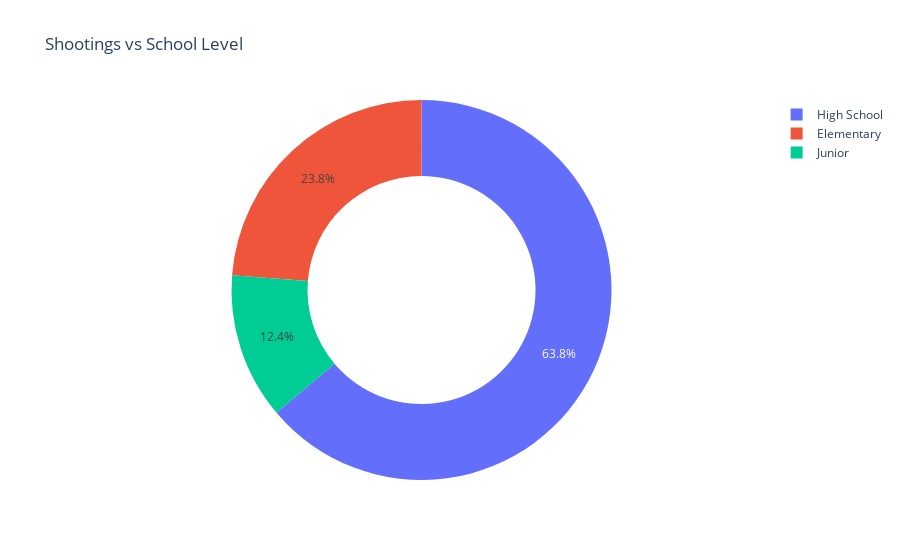

Notebook code for this chart:
### Code cell
px.pie(values=[elem,junior,high],names=['Elementary','Junior','High School'],hole=0.6,title='Shootings vs School Level')

### Figure 1 — Plotly figure (JSON) as saved in the notebook; plotly's stock layout.template omitted (floating-point values rounded to 4 significant figures)
{"data": [{"domain": {"x": [0, 1], "y": [0, 1]}, "hole": 0.6, "hovertemplate": "label=%{label}<br>value=%{value}<extra></extra>", "labels": ["Elementary", "Junior", "High School"], "legendgroup": "", "name": "", "showlegend": true, "type": "pie", "values": [239, 125, 642]}], "layout": {"legend": {"tracegroupgap": 0}, "title": {"text": "Shootings vs School Level"}}}
